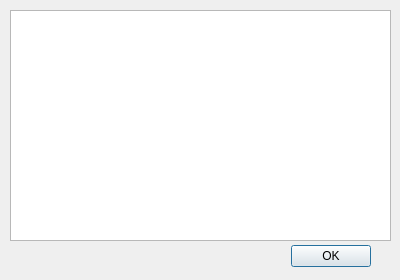
<?xml version="1.0" encoding="UTF-8"?>
<ui version="4.0">
 <class>playlistDisplay</class>
 <widget class="QDialog" name="playlistDisplay">
  <property name="geometry">
   <rect>
    <x>0</x>
    <y>0</y>
    <width>400</width>
    <height>280</height>
   </rect>
  </property>
  <property name="windowTitle">
   <string>Dialog</string>
  </property>
  <widget class="QDialogButtonBox" name="buttonBox">
   <property name="geometry">
    <rect>
     <x>30</x>
     <y>240</y>
     <width>341</width>
     <height>32</height>
    </rect>
   </property>
   <property name="orientation">
    <enum>Qt::Horizontal</enum>
   </property>
   <property name="standardButtons">
    <set>QDialogButtonBox::Ok</set>
   </property>
  </widget>
  <widget class="QListWidget" name="playlistWidget">
   <property name="geometry">
    <rect>
     <x>10</x>
     <y>10</y>
     <width>381</width>
     <height>231</height>
    </rect>
   </property>
  </widget>
 </widget>
 <resources/>
 <connections>
  <connection>
   <sender>buttonBox</sender>
   <signal>accepted()</signal>
   <receiver>playlistDisplay</receiver>
   <slot>accept()</slot>
   <hints>
    <hint type="sourcelabel">
     <x>248</x>
     <y>254</y>
    </hint>
    <hint type="destinationlabel">
     <x>157</x>
     <y>274</y>
    </hint>
   </hints>
  </connection>
  <connection>
   <sender>buttonBox</sender>
   <signal>rejected()</signal>
   <receiver>playlistDisplay</receiver>
   <slot>reject()</slot>
   <hints>
    <hint type="sourcelabel">
     <x>316</x>
     <y>260</y>
    </hint>
    <hint type="destinationlabel">
     <x>286</x>
     <y>274</y>
    </hint>
   </hints>
  </connection>
 </connections>
</ui>
